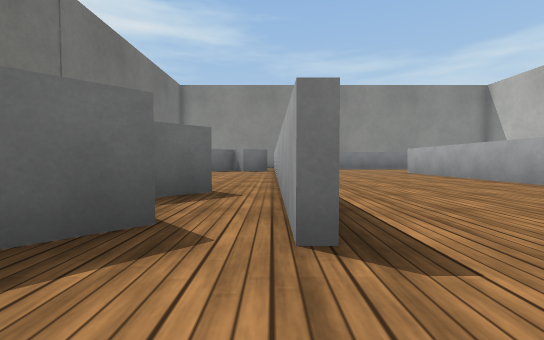
view 1 (above)

18 first-person views from a walk through a Webots world. The camera is 0.2 m above the floor, tilts 2° down and sees 90° across. The floor is counted in squares, 0.5 m on a side. Each view is taken from the middle of a square. On the plan, view 1 faces up. The plan holds only what a view shows up to about 9 squares ahead; the rest is blank. The robots in the file are not drawn. Simple shapes and patterns stand in for the simulator's stock objects.

view 2
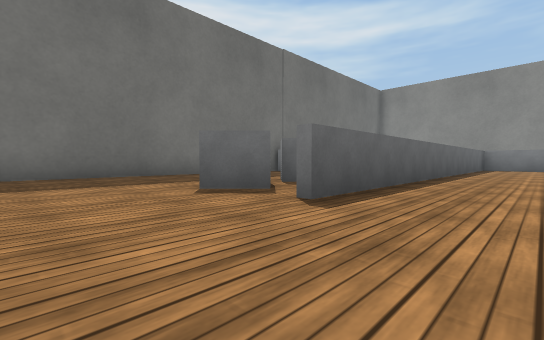

view 3
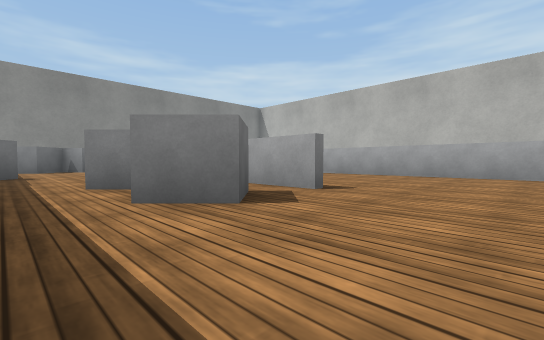

view 4
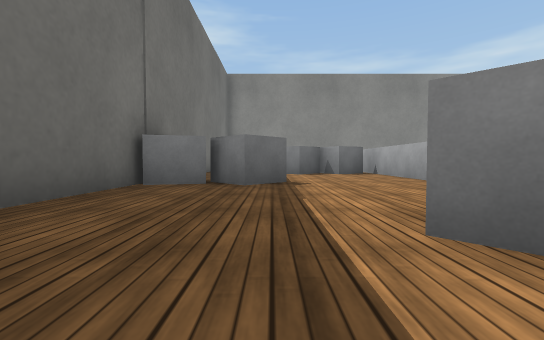

view 5
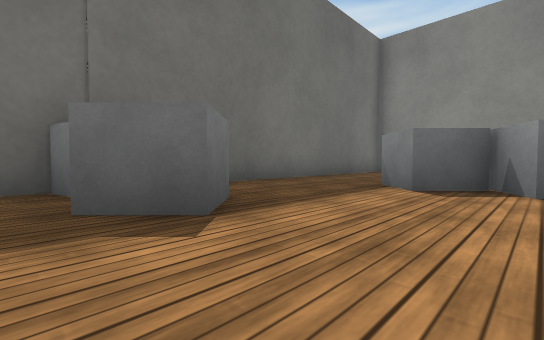

view 6
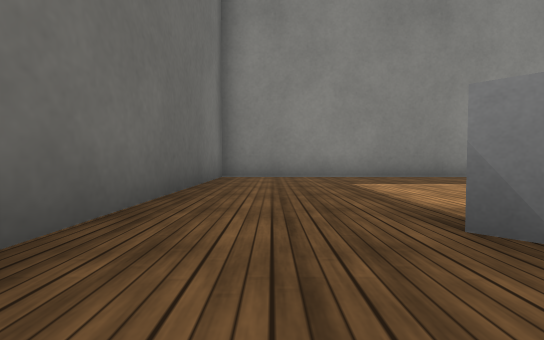

view 7
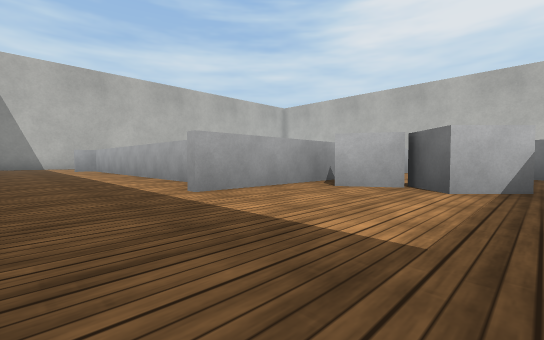

view 8
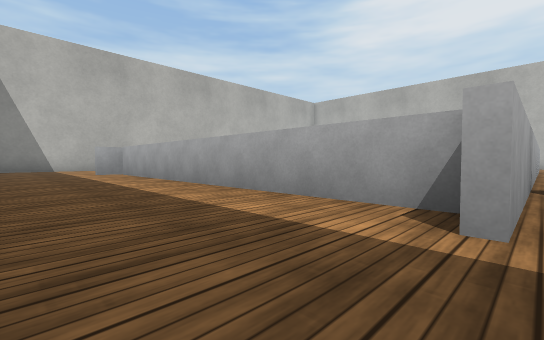

view 9
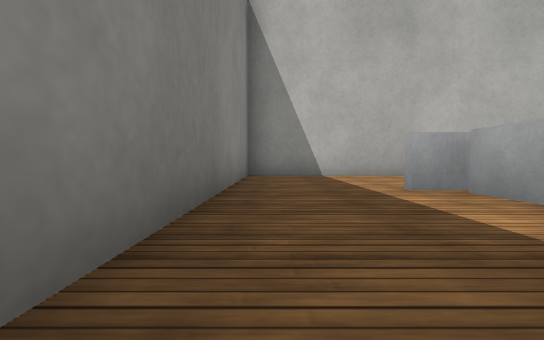

view 10
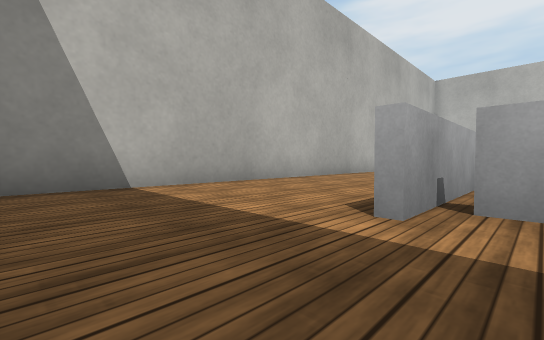

view 11
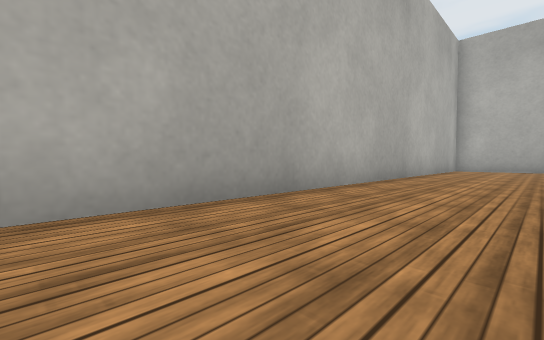

view 12
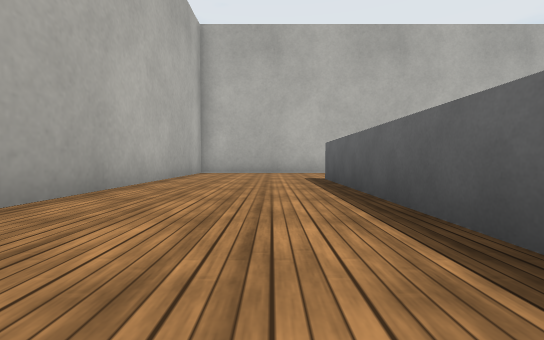

view 13
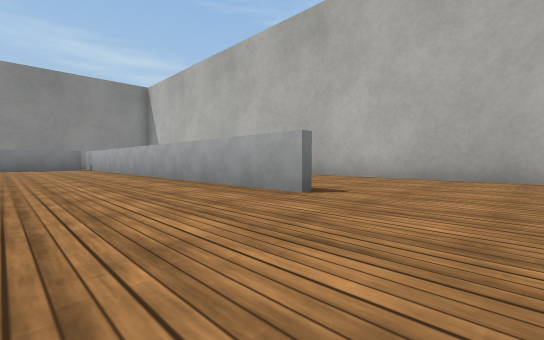

view 14
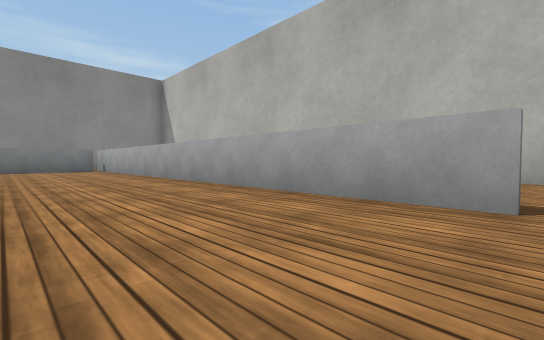

view 15
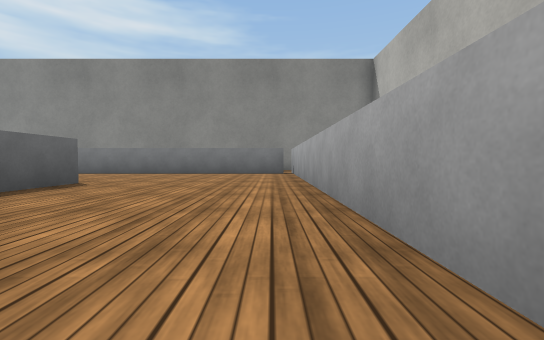

view 16
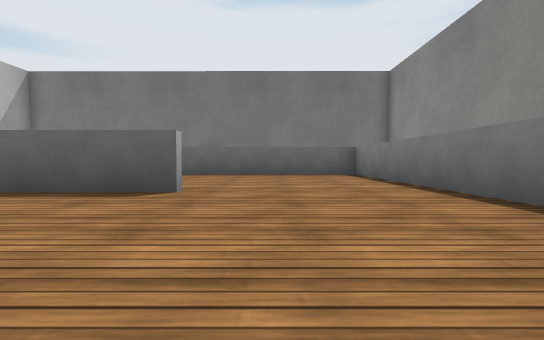

view 17
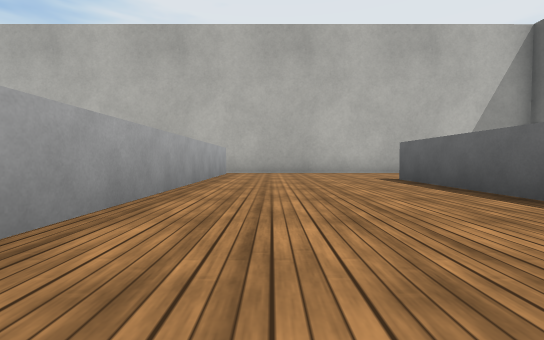

view 18
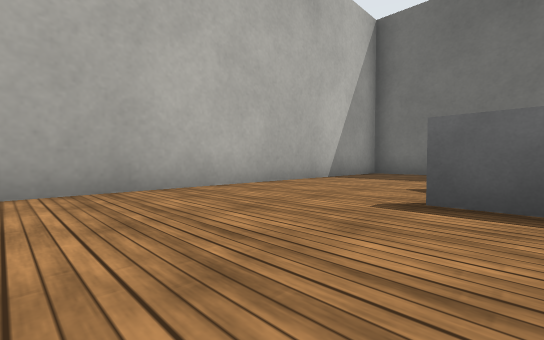

### Floor plan
Points are (right, up) in squares from view 1. A wall is a line through its corners. A room is listed if a view was taken in it or the views show most of it. See-through windows are left out.
Room 1 (views 1, 2, 3, 4, 5, 6, 7, 8, 9, 10, 11, 12, 13, 14, 15, 16, 17, 18)
walls: (4.6, 8.9) (4.6, 6.5); (8.8, 5.9) (8.8, 1.1); (0.4, 12.6) (8.4, 12.6); (8.4, 12.4) (0.3, 12.4) (0.3, 1.2); (0.1, 1.2) (0.1, 13.4); (8.7, 1) (8.7, 13.1); (4.4, -1.3) (4.4, 8.9); (0.9, 15.6) (-5.2, 15.6) (-5.2, 9); (-5.2, 6.5) (-5.2, -1.7) (4.5, -1.7); (8.2, -1.7) (12.3, -1.7) (12.3, 15.6) (5.6, 15.6)
objects: grey box (-5, 7) to (-4, 7); grey box (-3, 7) to (-3, 8); grey box (-3, 10) to (-2, 11); grey box (-2, 1) to (-1, 2); grey box (-2, 3) to (-1, 4); grey box (-1, 10) to (-1, 11)

Positions as (right, up) in squares from view 1, and headings:
1: (0, 0), facing up
2: (2, -1), facing up-left
3: (-3, -1), facing up-right
4: (-3, 2), facing up
5: (-1, 6), facing up-left
6: (-4, 9), facing up
7: (-3, 15), facing down-right
8: (0, 15), facing down-right
9: (5, 15), facing right
10: (8, 15), facing down-right
11: (10, 10), facing down-right
12: (10, 7), facing down
13: (6, -1), facing up-right
14: (6, 1), facing up-right
15: (8, 4), facing up
16: (8, 10), facing left
17: (3, 7), facing down
18: (3, 2), facing down-left
